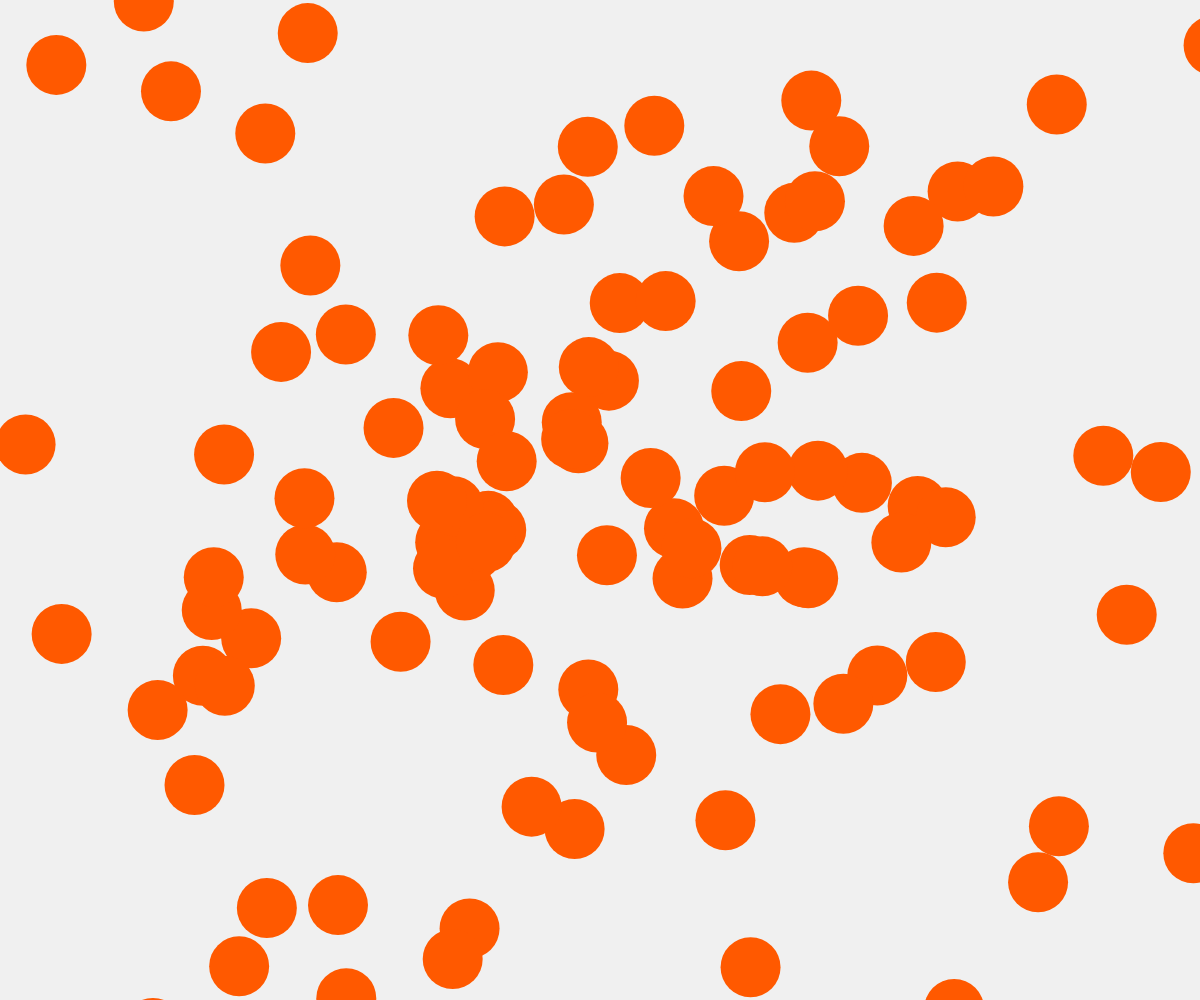
Frame 1 (no input)
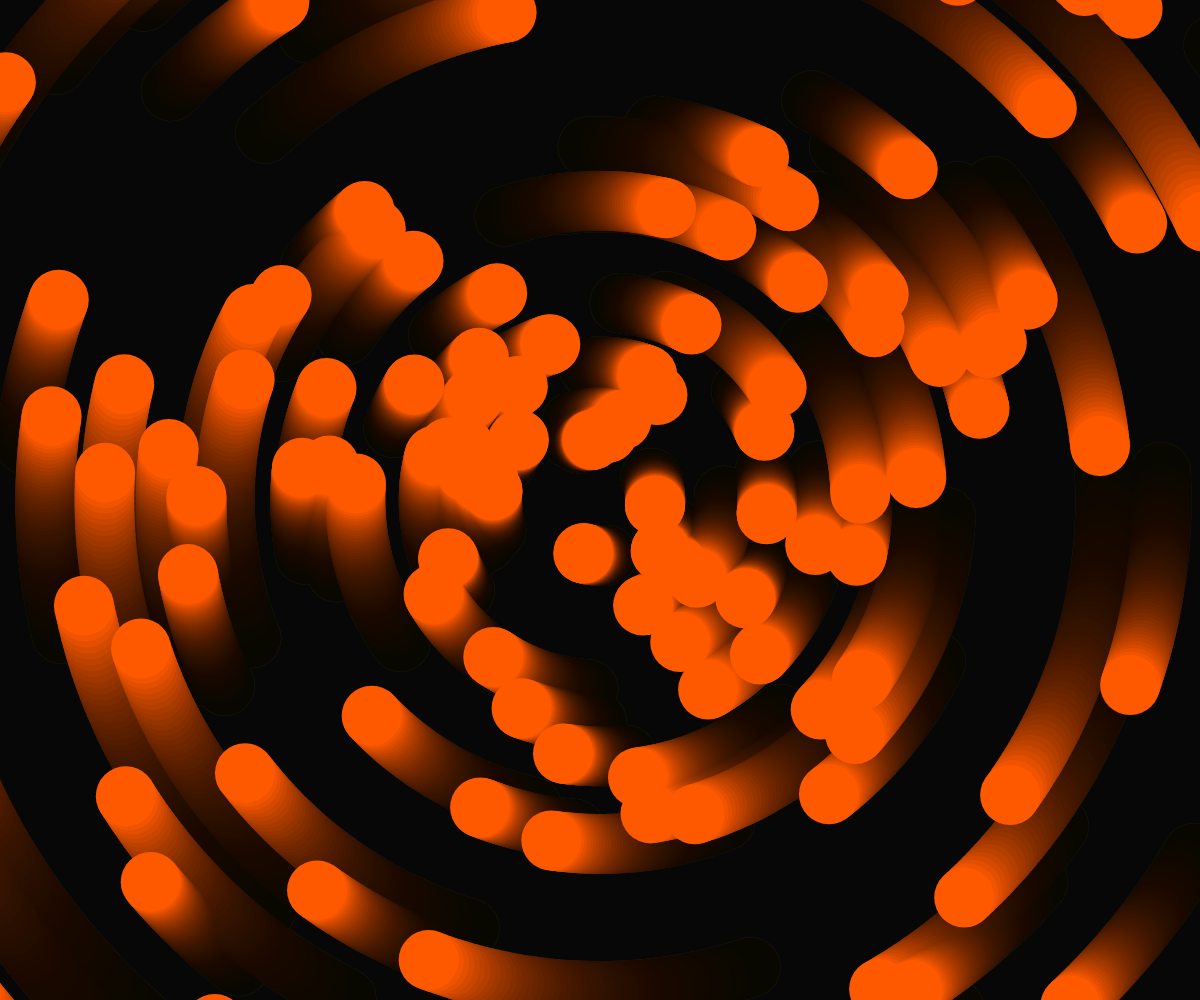
Frame 60 (no input)
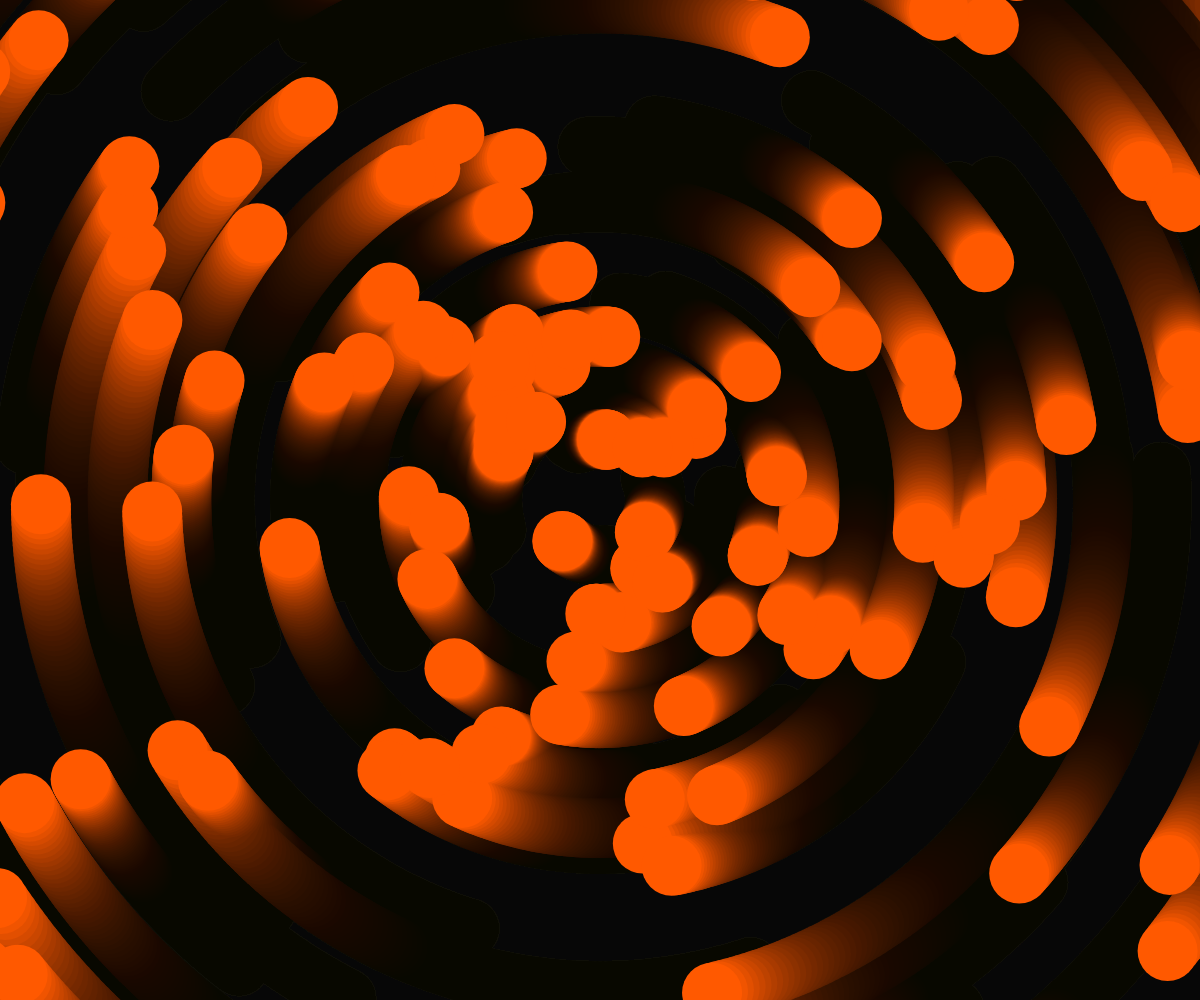
Frame 120 (the mouse pressed at the canvas centre since frame 60)

The p5.js sketch that drew these frames (run headless with seeded random() and noise() and a simulated clock; from frame 60 on, the mouse is pressed at the canvas centre):

// p5.js sketch
// ── sketch.js
let drehwinkel = [];
let offsets = [];
let tempo = [];
let anzahl = 200;      // Anzahl generierter Objekte
let colorA = "#ff5900"; // Orange
let colorB = "#bf00ff"; // Violett

let isViolet = [];     // merkt sich, ob Kreis aktuell violett ist
let wasHovering = [];  // merkt sich, ob Maus im letzten Frame drauf war

function setup() {
  createCanvas(windowWidth, windowHeight);
  rectMode(CENTER);

  for (let i = 0; i < anzahl; i++) {
    offsets[i] = random(50, 1200);     // Abstand zur Mitte
    tempo[i] = random(0.2, 0.7);      // Tempo der erstellten Objekte
    drehwinkel[i] = random(TAU);   // TAU wird als 360°-Winkel bezeichnet

    isViolet[i] = false;              // Am anfang ist alles Orange
    wasHovering[i] = false;           // Maus ist am anfang nicht aktiv
  }
}

function draw() {
  background(0, 15);  // Weisser Hintergrund  mit Fade-Effekt

  // Mittelpunkt ist der Ursprung (Nullpunkt)
  translate(width / 2, height / 2);

  // Maus position zur Mitte
  let mx = mouseX - width / 2;
  let my = mouseY - height / 2;

  for (let i = 0; i < anzahl; i++) {

    // findet heraus wo sich die Elipsen im Orbit befinden
    let x = cos(drehwinkel[i]) * offsets[i];
    let y = sin(drehwinkel[i]) * offsets[i];

    // Abstand Maus ↔ Kreis
    let distToMouse = dist(mx, my, x, y);
    let hovering = distToMouse < 40;  // Overlap mit Elipse

    if (hovering && !wasHovering[i]) {
      // Farbe umschalten
      isViolet[i] = !isViolet[i]; //! wechselt den Boolean Status wie ein Hebel
      tempo[i] = -tempo[i]; // Drehrichtung wechseln bei einem Mouse-Overlap
    }

    if (isViolet[i]) {
      fill(colorB);   // violett
    } else {
      fill(colorA);   // orange
    }

    // Kreis zeichnen
    ellipse(x, y, 60, 60);
    stroke(0,0,0,0);

    // merken, ob Maus in diesem Frame drauf war
    wasHovering[i] = hovering;

    // Drehwinkel aktualisieren
    drehwinkel[i] += radians(tempo[i]);
  }
}
